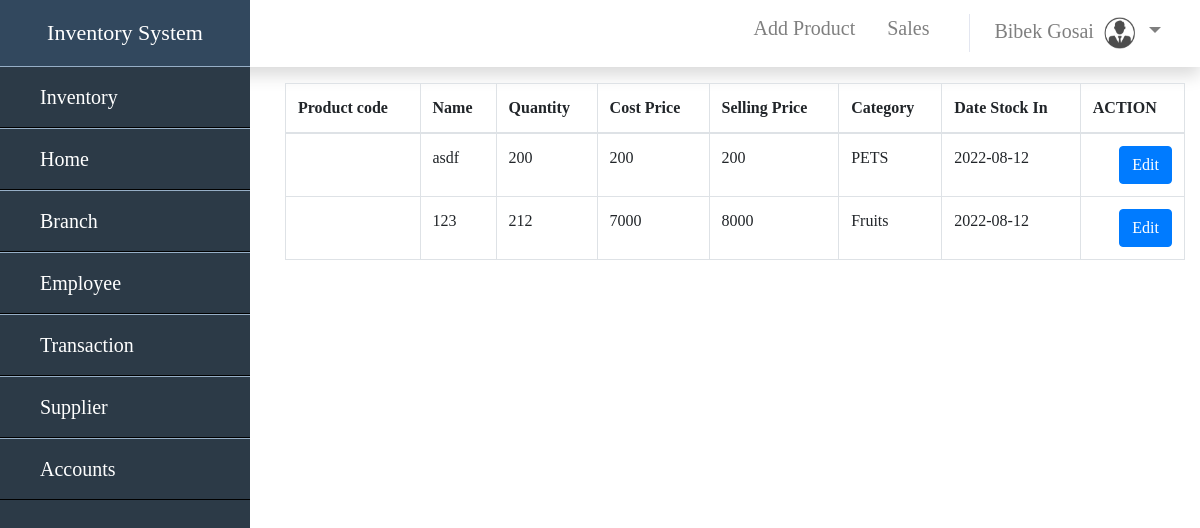
/detail_product.php (signed in), run on the app's committed database.
### tables this page shows
CREATE TABLE `inventory` (
  `PRODUCT_ID` int(10) NOT NULL,
  `product_code` varchar(20) NOT NULL,
  `NAME` varchar(50) NOT NULL,
  `QUANTITY` int(11) NOT NULL,
  `cprice` int(11) NOT NULL,
  `sprice` int(11) NOT NULL,
  `CATAGORY` varchar(50) NOT NULL,
  `Supplier_id` int(11) NOT NULL,
  `DATE` date NOT NULL,
  `branch_id` int(11) NOT NULL,
  `inHand_stock` int(11) NOT NULL
);

### detail_product.php (the view, shortened to what this page needs)
<?php
    require'sidebar.php';
    ?>
    <!DOCTYPE html>
    <html lang="en">
    <head>
    </head>
    <body>
        <div id="content">
            <div class="container">
                <table class="table table-bordered">
                <thead>
        <tr>
            <th >Product code</th>
            <th >Name</th>
            <th >Quantity</th>
            <th >Cost Price</th>
            <th >Selling Price</th>
            <th >Category</th>
            <th >Date Stock In</th>
            <th> ACTION</th>
</tr>
</thead>
<tbody>
                    <?php
    $pro_code  = $_GET['product_code'];
    $sql = "SELECT * FROM inventory WHERE product_code = '$pro_code'";
    $result = mysqli_query($con,$sql) or die(mysqli_error($con));
    while($row = mysqli_fetch_assoc($result)){
        echo '<tr>';
            echo '<td>'. $row['product_code']. '</td>';
            echo '<td>'. $row['NAME'] . '</td>';
            echo '<td>' .$row['QUANTITY'] . '</td>';
            echo '<td>' . $row['cprice'] . '</td>';
            echo '<td>' . $row['sprice'] . '</td>';
            echo '<td>' . $row['CATAGORY'] . '</td>';
            echo '<td>' . $row['DATE'];
            echo "<td align = 'right'><a type= 'button' class='btn btn-primary bg-gradient' href ='updateproduct.php?PRODUCT_ID=$row[PRODUCT_ID]&product_code=$row[product_code]&NAME=$row[NAME]&QUANTITY=$row[QUANTITY] &cprice=$row[cprice]&sprice=$row[sprice]&CATAGORY=$row[CATAGORY] '>Edit</a></td>";
            echo "</tr>";
        }
    ?>
    </tbody>
</table>
</div>
</div>
    </body>
    </html>

### sidebar.php (style rules this page uses)
* { margin : 0; padding : 0; box-sizing : border-box; font-family : san-sarif; text-decoration: none ; list-style: none; }
#content { box-sizing: border-box; padding-left : 270px; }

### data on the page
inventory: NAME "asdf", QUANTITY "200", cprice "200", sprice "200", CATAGORY "PETS", DATE "2022-08-12"
inventory: NAME "123", QUANTITY "212", cprice "7000", sprice "8000", CATAGORY "Fruits", DATE "2022-08-12"

### other printed values
$_SESSION['FIRST_NAME'] "Bibek"
$_SESSION['LAST_NAME'] "Gosai"
